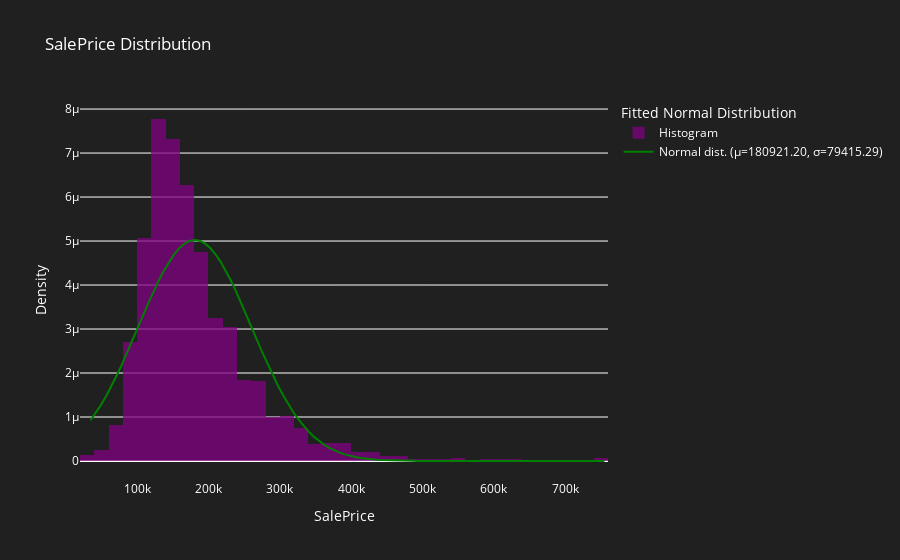
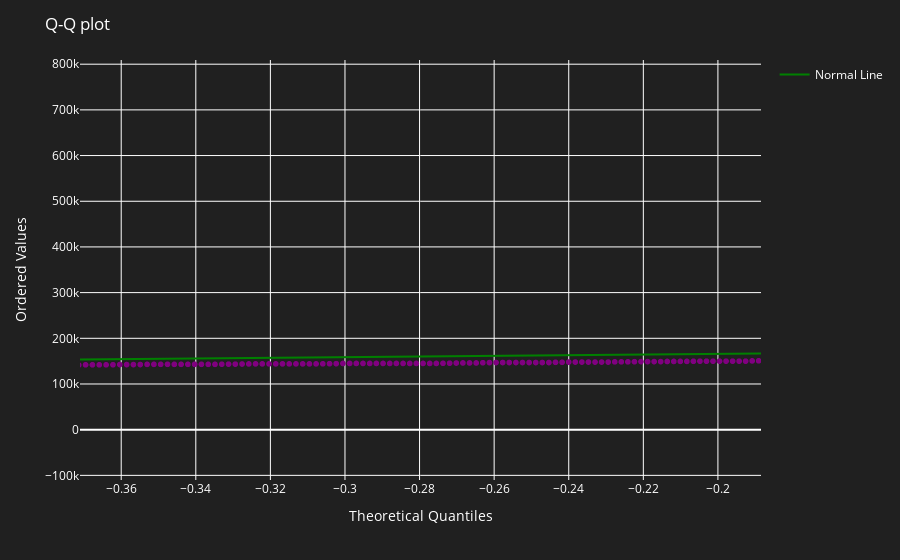

Notebook code cell kept with these figures, in order:
### Code cell
import scipy.stats as stats
import plotly.graph_objects as go
import plotly.express as px
import scipy.stats as stats
from IPython.display import display, HTML

# Fit a normal distribution to the SalePrice data
mu, sigma = stats.norm.fit(df['SalePrice'])

# Create a histogram of the SalePrice column
hist_data = go.Histogram(x=df['SalePrice'], nbinsx=50, name="Histogram", opacity=0.75, histnorm='probability density', marker=dict(color='purple'))

# Calculate the normal distribution based on the fitted parameters
x_norm = np.linspace(df['SalePrice'].min(), df['SalePrice'].max(), 100)
y_norm = stats.norm.pdf(x_norm, mu, sigma)

# Create the normal distribution overlay
norm_data = go.Scatter(x=x_norm, y=y_norm, mode="lines", name=f"Normal dist. (μ={mu:.2f}, σ={sigma:.2f})", line=dict(color="green"))

# Combine the histogram and the overlay
fig = go.Figure(data=[hist_data, norm_data])

# Set the layout for the plot
fig.update_layout(
    title="SalePrice Distribution",
    xaxis_title="SalePrice",
    yaxis_title="Density",
    legend_title_text="Fitted Normal Distribution",
    plot_bgcolor='rgba(32, 32, 32, 1)',
    paper_bgcolor='rgba(32, 32, 32, 1)',
    font=dict(color='white')
)

# Create a Q-Q plot
qq_data = stats.probplot(df['SalePrice'], dist="norm")
qq_fig = px.scatter(x=qq_data[0][0], y=qq_data[0][1], labels={'x': 'Theoretical Quantiles', 'y': 'Ordered Values'}, color_discrete_sequence=["purple"])
qq_fig.update_layout(
    title="Q-Q plot",
    plot_bgcolor='rgba(32, 32, 32, 1)',
    paper_bgcolor='rgba(32, 32, 32, 1)',
    font=dict(color='white')
)

# Calculate the line of best fit
slope, intercept, r_value, p_value, std_err = stats.linregress(qq_data[0][0], qq_data[0][1])
line_x = np.array(qq_data[0][0])
line_y = intercept + slope * line_x

# Add the line of best fit to the Q-Q plot
line_data = go.Scatter(x=line_x, y=line_y, mode="lines", name="Normal Line", line=dict(color="green"))

# Update the Q-Q plot with the normal line
qq_fig.add_trace(line_data)

# Show the plots
fig.show()
qq_fig.show()

### Figure 1 — Plotly figure (JSON) as saved in the notebook; plotly's stock layout.template omitted (floating-point values rounded to 4 significant figures; data arrays with more than 128 entries replaced by an {"elided": "..."} marker saying what was removed)
{"data": [{"histnorm": "probability density", "marker": {"color": "purple"}, "name": "Histogram", "nbinsx": 50, "opacity": 0.75, "type": "histogram", "x": {"elided": "1460 int values"}}, {"line": {"color": "green"}, "mode": "lines", "name": "Normal dist. (μ=180921.20, σ=79415.29)", "type": "scatter", "x": [34900, 42170.0, 49450.0, 56720.0, 63990.0, 71270.0, 78540.0, 85820.0, 93090.0, 100400.0, 107600.0, 114900.0, 122200.0, 129500.0, 136700.0, 144000.0, 151300.0, 158600.0, 165800.0, 173100.0, 180400.0, 187600.0, 194900.0, 202200.0, 209500.0, 216700.0, 224000.0, 231300.0, 238600.0, 245800.0, 253100.0, 260400.0, 267700.0, 274900.0, 282200.0, 289500.0, 296800.0, 304000.0, 311300.0, 318600.0, 325800.0, 333100.0, 340400.0, 347700.0, 354900.0, 362200.0, 369500.0, 376800.0, 384000.0, 391300.0, 398600.0, 405900.0, 413100.0, 420400.0, 427700.0, 435000.0, 442200.0, 449500.0, 456800.0, 464100.0, 471300.0, 478600.0, 485900.0, 493100.0, 500400.0, 507700.0, 515000.0, 522200.0, 529500.0, 536800.0, 544100.0, 551300.0, 558600.0, 565900.0, 573200.0, 580400.0, 587700.0, 595000.0, 602300.0, 609500.0, 616800.0, 624100.0, 631300.0, 638600.0, 645900.0, 653200.0, 660400.0, 667700.0, 675000.0, 682300.0, 689500.0, 696800.0, 704100.0, 711400.0, 718600.0, 725900.0, 733200.0, 740500.0, 747700.0, 755000], "y": [9.265e-07, 1.092e-06, 1.276e-06, 1.479e-06, 1.699e-06, 1.937e-06, 2.188e-06, 2.452e-06, 2.725e-06, 3.003e-06, 3.282e-06, 3.556e-06, 3.821e-06, 4.072e-06, 4.303e-06, 4.509e-06, 4.685e-06, 4.828e-06, 4.934e-06, 4.999e-06, 5.023e-06, 5.006e-06, 4.946e-06, 4.846e-06, 4.709e-06, 4.538e-06, 4.336e-06, 4.108e-06, 3.86e-06, 3.597e-06, 3.323e-06, 3.045e-06, 2.767e-06, 2.493e-06, 2.227e-06, 1.973e-06, 1.734e-06, 1.511e-06, 1.305e-06, 1.118e-06, 9.502e-07, 8.006e-07, 6.689e-07, 5.542e-07, 4.553e-07, 3.71e-07, 2.997e-07, 2.401e-07, 1.908e-07, 1.503e-07, 1.174e-07, 9.097e-08, 6.989e-08, 5.324e-08, 4.022e-08, 3.014e-08, 2.239e-08, 1.649e-08, 1.205e-08, 8.729e-09, 6.271e-09, 4.467e-09, 3.156e-09, 2.211e-09, 1.536e-09, 1.058e-09, 7.228e-10, 4.896e-10, 3.289e-10, 2.191e-10, 1.447e-10, 9.482e-11, 6.159e-11, 3.968e-11, 2.534e-11, 1.605e-11, 1.009e-11, 6.282e-12, 3.881e-12, 2.377e-12, 1.444e-12, 8.697e-13, 5.195e-13, 3.077e-13, 1.808e-13, 1.053e-13, 6.082e-14, 3.484e-14, 1.979e-14, 1.114e-14, 6.225e-15, 3.448e-15, 1.894e-15, 1.032e-15, 5.572e-16, 2.984e-16, 1.585e-16, 8.348e-17, 4.36e-17, 2.258e-17]}], "layout": {"autosize": true, "font": {"color": "white"}, "legend": {"title": {"text": "Fitted Normal Distribution"}}, "paper_bgcolor": "rgba(32, 32, 32, 1)", "plot_bgcolor": "rgba(32, 32, 32, 1)", "title": {"text": "SalePrice Distribution"}, "xaxis": {"autorange": true, "range": [20000.0, 760000.0], "title": {"text": "SalePrice"}, "type": "linear"}, "yaxis": {"autorange": true, "range": [-4.319e-07, 8.206e-06], "title": {"text": "Density"}, "type": "linear"}}}

### Figure 2 — Plotly figure (JSON) as saved in the notebook; plotly's stock layout.template omitted (floating-point values rounded to 4 significant figures; data arrays with more than 128 entries replaced by an {"elided": "..."} marker saying what was removed)
{"data": [{"hovertemplate": "Theoretical Quantiles=%{x}<br>Ordered Values=%{y}<extra></extra>", "legendgroup": "", "marker": {"color": "purple", "symbol": "circle"}, "mode": "markers", "name": "", "showlegend": false, "type": "scattergl", "x": {"elided": "1460 float values"}, "xaxis": "x", "y": {"elided": "1460 int values"}, "yaxis": "y"}, {"line": {"color": "green"}, "mode": "lines", "name": "Normal Line", "type": "scatter", "x": {"elided": "1460 float values"}, "y": {"elided": "1460 float values"}}], "layout": {"autosize": true, "font": {"color": "white"}, "legend": {"tracegroupgap": 0}, "margin": {"t": 60}, "paper_bgcolor": "rgba(32, 32, 32, 1)", "plot_bgcolor": "rgba(32, 32, 32, 1)", "title": {"text": "Q-Q plot"}, "xaxis": {"anchor": "y", "autorange": false, "domain": [0, 1], "range": [-0.3711, -0.1884], "title": {"text": "Theoretical Quantiles"}, "type": "linear"}, "yaxis": {"anchor": "x", "autorange": true, "domain": [0, 1], "range": [-110600.0, 817200.0], "title": {"text": "Ordered Values"}, "type": "linear"}}}
